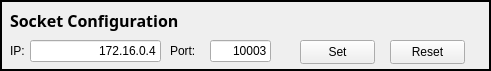
   <widget class="QFrame" name="frame_socket_configuration">
    <property name="geometry">
     <rect>
      <x>310</x>
      <y>10</y>
      <width>491</width>
      <height>71</height>
     </rect>
    </property>
    <property name="frameShape">
     <enum>QFrame::Shape::Box</enum>
    </property>
    <property name="frameShadow">
     <enum>QFrame::Shadow::Plain</enum>
    </property>
    <property name="lineWidth">
     <number>2</number>
    </property>
    <widget class="QLabel" name="label_socket_configuration">
     <property name="geometry">
      <rect>
       <x>10</x>
       <y>10</y>
       <width>251</width>
       <height>21</height>
      </rect>
     </property>
     <property name="font">
      <font>
       <family>Yu Gothic</family>
       <pointsize>12</pointsize>
       <bold>true</bold>
      </font>
     </property>
     <property name="text">
      <string>Socket Configuration</string>
     </property>
    </widget>
    <widget class="QLineEdit" name="IP_value">
     <property name="geometry">
      <rect>
       <x>30</x>
       <y>40</y>
       <width>131</width>
       <height>22</height>
      </rect>
     </property>
     <property name="text">
      <string>172.16.0.4</string>
     </property>
     <property name="maxLength">
      <number>15</number>
     </property>
     <property name="alignment">
      <set>Qt::AlignmentFlag::AlignRight|Qt::AlignmentFlag::AlignTrailing|Qt::AlignmentFlag::AlignVCenter</set>
     </property>
     <property name="readOnly">
      <bool>true</bool>
     </property>
    </widget>
    <widget class="QLabel" name="label_13">
     <property name="geometry">
      <rect>
       <x>10</x>
       <y>40</y>
       <width>31</width>
       <height>21</height>
      </rect>
     </property>
     <property name="text">
      <string>IP:</string>
     </property>
    </widget>
    <widget class="QLabel" name="label_14">
     <property name="geometry">
      <rect>
       <x>170</x>
       <y>40</y>
       <width>41</width>
       <height>21</height>
      </rect>
     </property>
     <property name="text">
      <string>Port:</string>
     </property>
    </widget>
    <widget class="QLineEdit" name="Port_value">
     <property name="geometry">
      <rect>
       <x>210</x>
       <y>40</y>
       <width>61</width>
       <height>22</height>
      </rect>
     </property>
     <property name="text">
      <string>10003</string>
     </property>
     <property name="maxLength">
      <number>5</number>
     </property>
     <property name="alignment">
      <set>Qt::AlignmentFlag::AlignRight|Qt::AlignmentFlag::AlignTrailing|Qt::AlignmentFlag::AlignVCenter</set>
     </property>
     <property name="readOnly">
      <bool>true</bool>
     </property>
    </widget>
    <widget class="QPushButton" name="btn_set_socket">
     <property name="geometry">
      <rect>
       <x>300</x>
       <y>40</y>
       <width>75</width>
       <height>24</height>
      </rect>
     </property>
     <property name="cursor">
      <cursorShape>PointingHandCursor</cursorShape>
     </property>
     <property name="text">
      <string>Set</string>
     </property>
    </widget>
    <widget class="QPushButton" name="btn_reset_socket">
     <property name="geometry">
      <rect>
       <x>390</x>
       <y>40</y>
       <width>75</width>
       <height>24</height>
      </rect>
     </property>
     <property name="cursor">
      <cursorShape>PointingHandCursor</cursorShape>
     </property>
     <property name="text">
      <string>Reset</string>
     </property>
    </widget>
   </widget>
